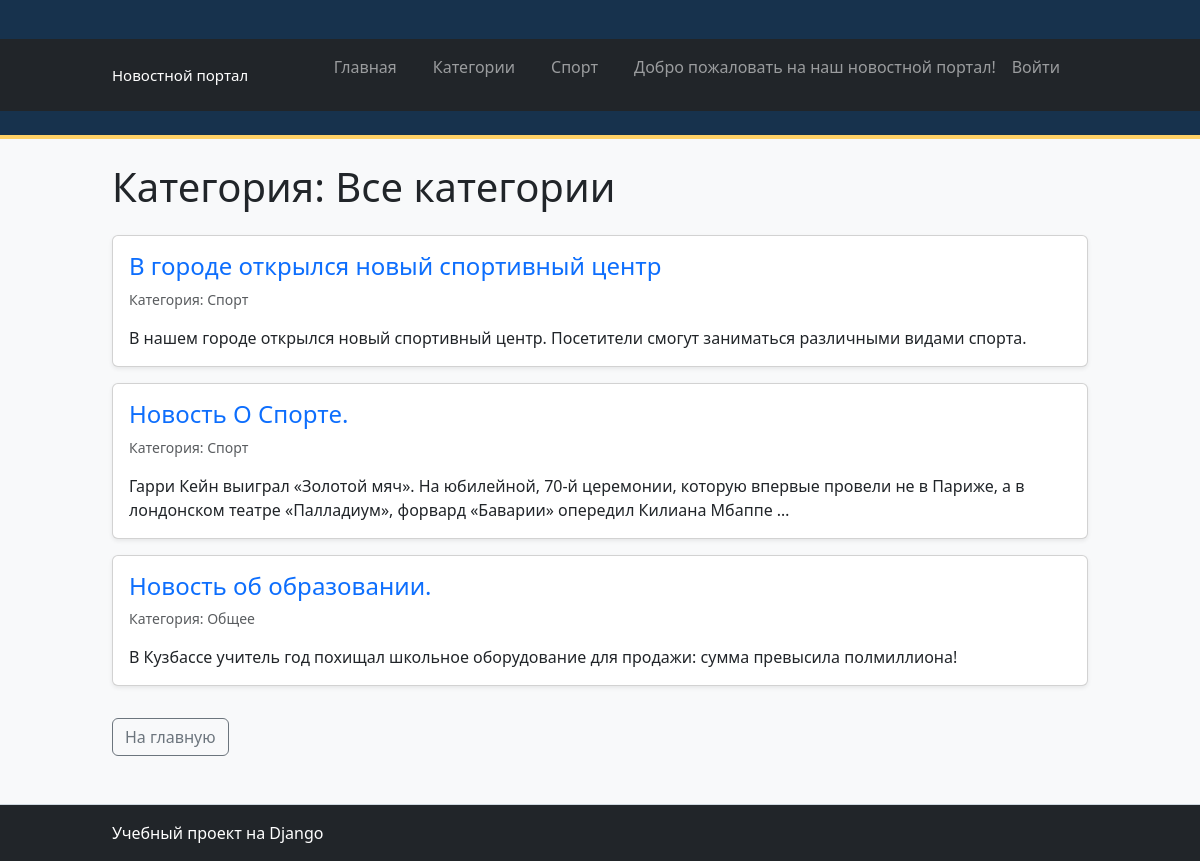
The app's page /category/, older data.
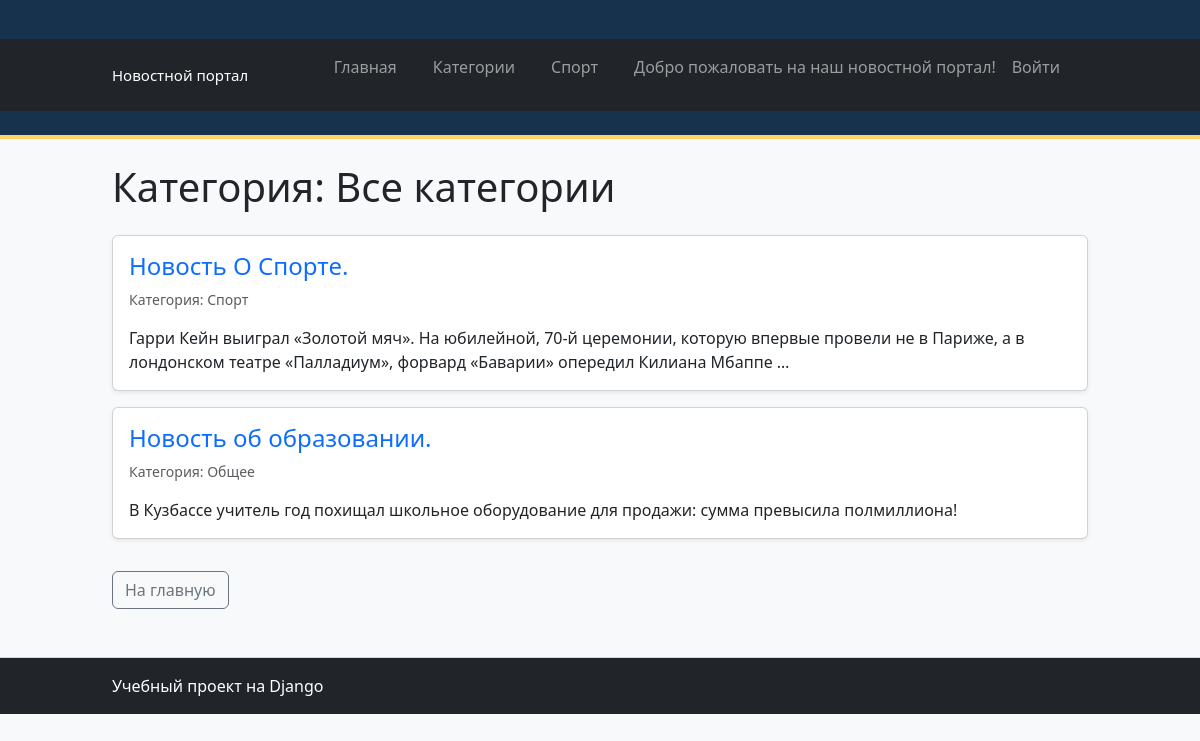
The same page, newer data.
### news/models.py (models this page shows, shortened)
class Article(models.Model):
    title = models.CharField(
        max_length=200,
        verbose_name="Заголовок",
    )
    content = models.TextField(
        verbose_name="Текст новости",
    )
    created_at = models.DateTimeField(
        auto_now_add=True,
        verbose_name="Дата создания",
    )
    is_published = models.BooleanField(
        default=False,
        verbose_name="Опубликована",
    )
    author = models.CharField(
        max_length=100,
        default="Редакция",
        verbose_name="Автор",
    )
    category = models.CharField(
        max_length=100,
        default="Общее",
        verbose_name="Категория",
    )
    image = models.ImageField(
        upload_to="articles/",
        blank=True,
        null=True,
        verbose_name="Изображение"
    )
    is_active = models.BooleanField(
        default=True,
        verbose_name="Активна"
    )

### news/views.py (the view)
# urls.py: path("category/", views.category, name="category"),
def category(request, category_name=None):
    if category_name is None:
        articles = Article.objects.filter(
            is_published=True
        ).order_by("-created_at")
        category_name = "Все категории"
    else:
        articles = Article.objects.filter(
            is_published=True,
            category__iexact=category_name,
        ).order_by("-created_at")
    context = {
        "articles": articles,
        "category_name": category_name,
    }
    return render(
        request,
        "news/category.html",
        context,
    )

### news/templates/news/category.html (shortened to what this page needs)
{% extends "news/base.html" %}
{% block content %}
<h1 class="mb-4">
    Категория: {{ category_name }}
</h1>
<div class="row">
    {% for article in articles %}
        <div class="col-12 mb-3">
            <div class="card shadow-sm">
                <div class="card-body">
                    <h2 class="h4 card-title">
                        <a
                            href="{% url 'article_detail' article_id=article.id %}"
                            class="text-decoration-none"
                        >
                            {{ article.title }}
                        </a>
                    </h2>
                    <p class="text-muted small">
                        Категория: {{ article.category }}
                    </p>
                    <p class="card-text">
                        {{ article.content|truncatewords:25 }}
                    </p>
                </div>
            </div>
        </div>
    {% empty %}
        <div class="col-12">
            <div class="alert alert-info">
                В этой категории пока нет опубликованных новостей.
            </div>
        </div>
    {% endfor %}
</div>
<a href="{% url 'home' %}" class="btn btn-outline-secondary mt-3">
    На главную
</a>
{% endblock %}

Row changes from the older to the newer data that the page shows:
removed Article: title "В городе открылся новый спортивный центр", category "Спорт", content "В нашем городе открылся новый спортивный центр. Посетители смогут заниматься различными видами спорта."
